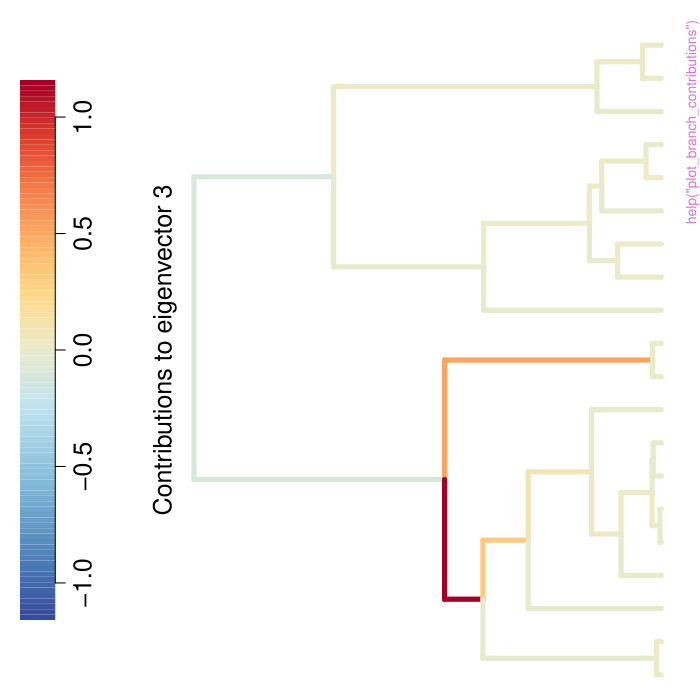

Here is the R script that generated this plot:
pkgname <- "eiger"
source(file.path(R.home("share"), "R", "examples-header.R"))
options(warn = 1)
library('eiger')

base::assign(".oldSearch", base::search(), pos = 'CheckExEnv')
base::assign(".old_wd", base::getwd(), pos = 'CheckExEnv')
cleanEx()
nameEx("check_dimensions")
### * check_dimensions

flush(stderr()); flush(stdout())

### Name: check_dimensions
### Title: Check if the input dimensions are integers between some lower
###   and upper bound
### Aliases: check_dimensions
### Keywords: internal

### ** Examples

## Not run: 
##D check_dimensions(1, 1, 5)
##D check_dimensions(1:9, 1, 10)
##D check_dimensions(c(5, 4, 9, 8, 1, 3), 1, 10)
##D try(check_dimensions(-7, 1, 10))
##D try(check_dimensions(0, 1, 8))
##D try(check_dimensions(c(3, 2, 11, 4, 6), 1, 8))
##D try(check_dimensions(c(0.5, 2, 1, 8), 1, 8))
## End(Not run)




cleanEx()
nameEx("check_phylo")
### * check_phylo

flush(stderr()); flush(stdout())

### Name: check_phylo
### Title: Check if an object is a valid '"Phylo"' object
### Aliases: check_phylo
### Keywords: internal

### ** Examples

## Not run: 
##D set.seed(42)
##D yule_tree <- TreeSim::sim.bd.taxa(10, 1, 1, 0, 1, complete = FALSE)[[1]]
##D check_phylo(yule_tree)
##D broken_tree <- list(edge = matrix(1:4, 2, 2), tip.label = letters[1:3])
##D try(check_phylo(broken_tree))
## End(Not run)




cleanEx()
nameEx("check_phylo_branches")
### * check_phylo_branches

flush(stderr()); flush(stdout())

### Name: check_phylo_branches
### Title: Check if a '"Phylo"' object has valid branch lengths
### Aliases: check_phylo_branches
### Keywords: internal

### ** Examples

## Not run: 
##D set.seed(42)
##D yule_tree <- TreeSim::sim.bd.taxa(10, 1, 1, 0, 1, complete = FALSE)[[1]]
##D check_phylo_branches(yule_tree)
##D 
##D # Input tree must have all the branch lengths defined and non-negative
##D broken_tree <- list(edge = matrix(c(4, 1, 4, 5, 5, 2, 5, 3), 4, 2, byrow = TRUE),
##D                     tip.label = letters[1:3],
##D                     Nnode = 2)
##D class(broken_tree) <- "phylo"
##D try(check_phylo_branches(broken_tree))
##D broken_tree$edge.length <- c(1, 2)
##D try(check_phylo_branches(broken_tree))
##D broken_tree$edge.length <- c(1, 2, NA, 1)
##D try(check_phylo_branches(broken_tree))
##D broken_tree$edge.length <- c(1, 2, -1, 1)
##D try(check_phylo_branches(broken_tree, "vcv", 2))
## End(Not run)




cleanEx()
nameEx("compute_branch_contributions")
### * compute_branch_contributions

flush(stderr()); flush(stdout())

### Name: compute_branch_contributions
### Title: Compute branch contributions to eigenvectors of
###   variance-covariance matrices
### Aliases: compute_branch_contributions

### ** Examples

set.seed(42)
yule_tree <- TreeSim::sim.bd.taxa(10, 1, 1, 0, 1, complete = FALSE)[[1]]
compute_branch_contributions(yule_tree, "vcv", 1)
compute_branch_contributions(yule_tree, "egrm", 3)
compute_branch_contributions(yule_tree, "dcvcv", 1:5)
compute_branch_contributions(yule_tree, dims = c(2, 4, 6, 7))

# Input tree must be a valid object of class "phylo"
broken_tree <- list(edge = matrix(1:4, 2, 2), tip.label = letters[1:3])
try(compute_branch_contributions(broken_tree, "vcv", 2))

# Input tree must have all the branch lengths defined and non-negative
broken_tree <- list(edge = matrix(c(4, 1, 4, 5, 5, 2, 5, 3), 4, 2, byrow = TRUE),
                    tip.label = letters[1:3],
                    Nnode = 2)
class(broken_tree) <- "phylo"
try(compute_branch_contributions(broken_tree, "vcv", 2))
broken_tree$edge.length <- c(1, 2)
try(compute_branch_contributions(broken_tree, "vcv", 2))
broken_tree$edge.length <- c(1, 2, NA, 1)
try(compute_branch_contributions(broken_tree, "vcv", 2))
broken_tree$edge.length <- c(1, 2, -1, 1)
try(compute_branch_contributions(broken_tree, "vcv", 2))

# Input dimensions must all be integers from 1 to the number of tips in the tree
try(compute_branch_contributions(yule_tree, "vcv", 11))
try(compute_branch_contributions(yule_tree, "dcvcv", c(8, 9, 2, 14, 1)))




cleanEx()
nameEx("compute_branch_egrm")
### * compute_branch_egrm

flush(stderr()); flush(stdout())

### Name: compute_branch_egrm
### Title: Construct the expected genetic relatedness matrix for a branch
### Aliases: compute_branch_egrm
### Keywords: internal

### ** Examples

## Not run: 
##D compute_branch_egrm(c(1, 0, 0, 1, 1))
## End(Not run)




cleanEx()
nameEx("compute_branch_vcv")
### * compute_branch_vcv

flush(stderr()); flush(stdout())

### Name: compute_branch_vcv
### Title: Construct the variance-covariance matrix for a branch
### Aliases: compute_branch_vcv
### Keywords: internal

### ** Examples

## Not run: 
##D compute_branch_vcv(c(1, 0, 0, 1, 1))
## End(Not run)




cleanEx()
nameEx("compute_cov_matrices")
### * compute_cov_matrices

flush(stderr()); flush(stdout())

### Name: compute_cov_matrices
### Title: Construct variance-covariance matrices for a tree and each of
###   its branches
### Aliases: compute_cov_matrices
### Keywords: internal

### ** Examples

## Not run: 
##D set.seed(42)
##D yule_tree <- TreeSim::sim.bd.taxa(10, 1, 1, 0, 1, complete = FALSE)[[1]]
##D compute_cov_matrices(yule_tree)
##D compute_cov_matrices(yule_tree, cov_matrix = "egrm")
##D 
##D # Input tree must be a valid object of class "phylo"
##D broken_tree <- list(edge = matrix(1:4, 2, 2), tip.label = letters[1:3])
##D try(compute_cov_matrices(broken_tree))
##D 
##D # Input tree must have all the branch lengths defined and non-negative
##D broken_tree <- list(edge = matrix(c(4, 1, 4, 5, 5, 2, 5, 3), 4, 2, byrow = TRUE),
##D                     tip.label = letters[1:3],
##D                     Nnode = 2)
##D class(broken_tree) <- "phylo"
##D try(compute_cov_matrices(broken_tree))
##D broken_tree$edge.length <- c(1, 2)
##D try(compute_cov_matrices(broken_tree))
##D broken_tree$edge.length <- c(1, 2, NA, 1)
##D try(compute_cov_matrices(broken_tree))
##D broken_tree$edge.length <- c(1, 2, -1, 1)
##D try(compute_branch_contributions(broken_tree, "vcv", 2))
## End(Not run)




cleanEx()
nameEx("compute_descendancy_matrix")
### * compute_descendancy_matrix

flush(stderr()); flush(stdout())

### Name: compute_descendancy_matrix
### Title: Calculate the descendancy matrix for branches of a tree
### Aliases: compute_descendancy_matrix
### Keywords: internal

### ** Examples

## Not run: 
##D set.seed(42)
##D yule_tree <- TreeSim::sim.bd.taxa(10, 1, 1, 0, 1, complete = FALSE)[[1]]
##D compute_descendancy_matrix(yule_tree)
##D 
##D # Input must be a valid object of class "phylo"
##D broken_tree <- list(edge = matrix(1:4, 2, 2), tip.label = letters[1:3])
##D try(compute_descendancy_matrix(broken_tree))
## End(Not run)




cleanEx()
nameEx("create_color_palette")
### * create_color_palette

flush(stderr()); flush(stdout())

### Name: create_color_palette
### Title: Create a color palette from a color-generating function or a set
###   of colors
### Aliases: create_color_palette
### Keywords: internal

### ** Examples

## Not run: 
##D create_color_palette(c("red", "blue"), 30)
##D create_color_palette(c("#BBCCEE", "#CCEEFF", "#CCDDAA", "#EEEEBB", "#FFCCCC"), 50)
##D create_color_palette("Viridis", 80)
##D try(create_color_palette("red", 30))
##D try(create_color_palette(c("apple", "blueberry"), 30))
##D try(create_color_palette(c("red", "blue"), 3.14))
##D try(create_color_palette("CoolColors", 80))
## End(Not run)




cleanEx()
nameEx("map_colors")
### * map_colors

flush(stderr()); flush(stdout())

### Name: map_colors
### Title: Map a vector of values to colors in the color palette
### Aliases: map_colors
### Keywords: internal

### ** Examples

## Not run: 
##D map_colors(-8:8, c("blue", "red"))
##D x <- c(-3.5, 9.8, 0.3, -1.1, -4.6, 2.1)
##D color_palette <- c("#BBCCEE", "#CCEEFF", "#CCDDAA", "#EEEEBB", "#FFCCCC")
##D map_colors(x, color_palette)
## End(Not run)




cleanEx()
nameEx("plot_branch_contributions")
### * plot_branch_contributions

flush(stderr()); flush(stdout())

### Name: plot_branch_contributions
### Title: Plot branch contributions to an eigenvector of
###   variance-covariance matrices
### Aliases: plot_branch_contributions

### ** Examples

set.seed(42)
yule_tree <- TreeSim::sim.bd.taxa(20, 1, 1, 0, 1, complete = FALSE)[[1]]
df <- compute_branch_contributions(yule_tree, "egrm", 1:10)
plot_branch_contributions(yule_tree, df, "egrm", 3)
plot_branch_contributions(yule_tree, df, "egrm", 5, n_colors = 50)
plot_branch_contributions(yule_tree, cov_matrix = "dcvcv", dim = 5, n_colors = 80)




cleanEx()
nameEx("prepare_eiger")
### * prepare_eiger

flush(stderr()); flush(stdout())

### Name: prepare_eiger
### Title: Prepare the data frame for running eiger regression
### Aliases: prepare_eiger

### ** Examples

set.seed(42)
yule_tree <- TreeSim::sim.bd.taxa(100, 1, 1, 0, 1, complete = FALSE)[[1]]
BM <- phytools::fastBM(yule_tree, 1, nsim = 2)
x <- BM[, 1]
y <- BM[, 2]
prepare_eiger(x, y, yule_tree, 20)
prepare_eiger(x, y, yule_tree, 30, TRUE)




cleanEx()
nameEx("run_eiger")
### * run_eiger

flush(stderr()); flush(stdout())

### Name: run_eiger
### Title: Run eiger regression
### Aliases: run_eiger

### ** Examples

set.seed(42)
yule_tree <- TreeSim::sim.bd.taxa(100, 1, 1, 0, 1, complete = FALSE)[[1]]
BM <- phytools::fastBM(yule_tree, 1, nsim = 2)
x <- BM[, 1]
y <- BM[, 2]
run_eiger(x, y, yule_tree, n_eigenvectors = 20)
run_eiger(x, y, yule_tree, 30, dc = TRUE, intercept = FALSE)




### * <FOOTER>
###
cleanEx()
options(digits = 7L)
base::cat("Time elapsed: ", proc.time() - base::get("ptime", pos = 'CheckExEnv'),"\n")
grDevices::dev.off()
###
### Local variables: ***
### mode: outline-minor ***
### outline-regexp: "\\(> \\)?### [*]+" ***
### End: ***
quit('no')
